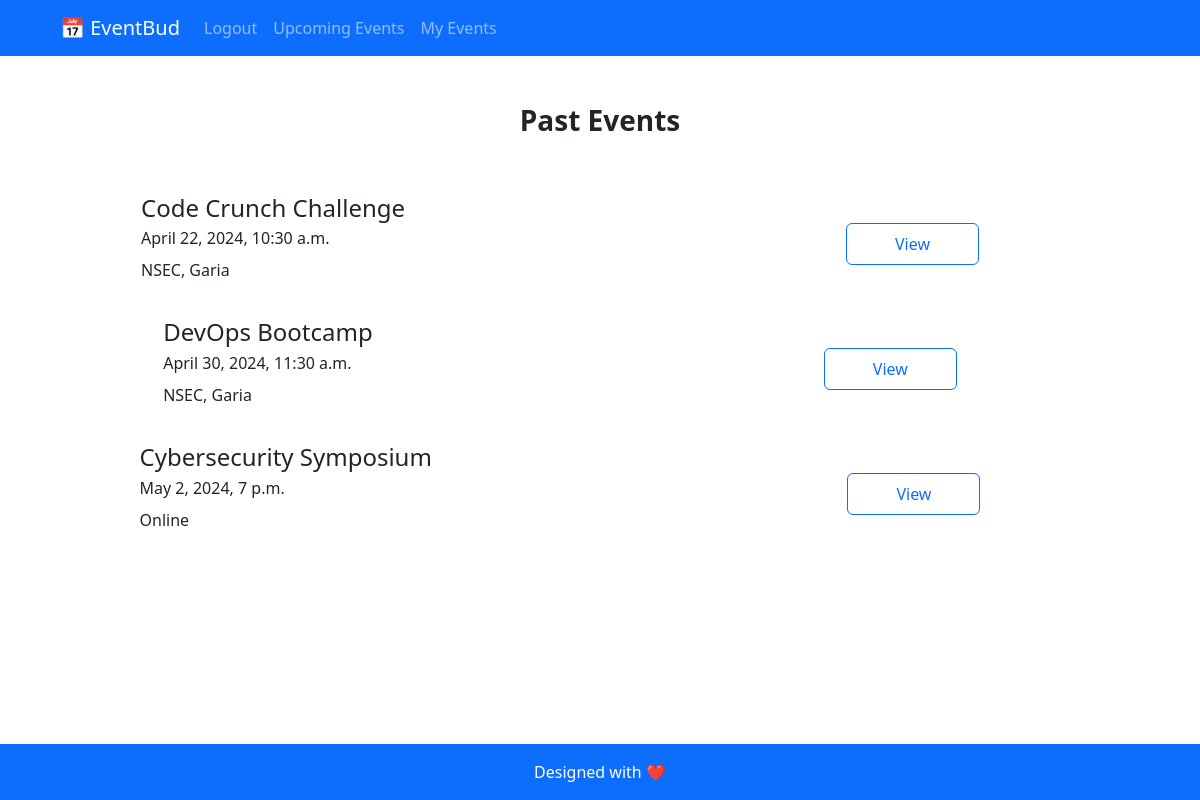
The page /events/past/ (signed in) on the database its author committed.
### events/models.py (models this page shows, shortened)
class Event(models.Model):
    title = models.CharField(max_length=200)
    description = models.TextField()
    date = models.DateTimeField()
    location = models.CharField(max_length=200)
    user = models.ForeignKey(User, on_delete=models.CASCADE, null=True)

### events/views.py (the view)
# urls.py: path("past/", views.past_events, name="past_events"),
def past_events(request):
    events = Event.objects.filter(date__lt=timezone.now())
    context = {"events": events}
    return render(request, "events/past_events.html", context)

### events/templates/events/past_events.html (shortened to what this page needs)
{% extends "events/layout.html" %}
{% block content %}
<section class="px-lg-5 py-5 text-center">
  <div class="container mb-5">
    <div class="d-flex justify-content-center align-items-center">
      <div class="col">
        <h1 class="fs-3 fw-bold">Past Events</h1>
      </div>
    </div>
  </div>
  {% for event in events %}
  <div class="container">
    <div
      class="d-flex justify-content-evenly align-items-center event-gap lh-1 mb-4"
    >
      <div class="text-start">
        <h2 class="fs-4">{{ event.title }}</h2>
        <p>{{ event.date }}</p>
        <p>{{ event.location }}</p>
      </div>
      <div>
        <a
          href="{% url 'view_events' event.id %}"
          class="btn btn-outline-primary py-2 px-5 marginbtn"
          >View</a
        >
      </div>
    </div>
    {% empty %}
    <p>No Past Events Available</p>
    {% endfor %}
  </div>
</section>
{% endblock %}

### events/static/events/style.css (style rules this page uses)
.event-gap { gap: 30vw; }
.marginbtn { margin-right: 10vh; }

### rows shown on the page
Event: title "Code Crunch Challenge", date "April 22, 2024, 10:30 a.m.", location "NSEC, Garia"
Event: title "DevOps Bootcamp", date "April 30, 2024, 11:30 a.m.", location "NSEC, Garia"
Event: title "Cybersecurity Symposium", date "May 2, 2024, 7 p.m.", location "Online"
